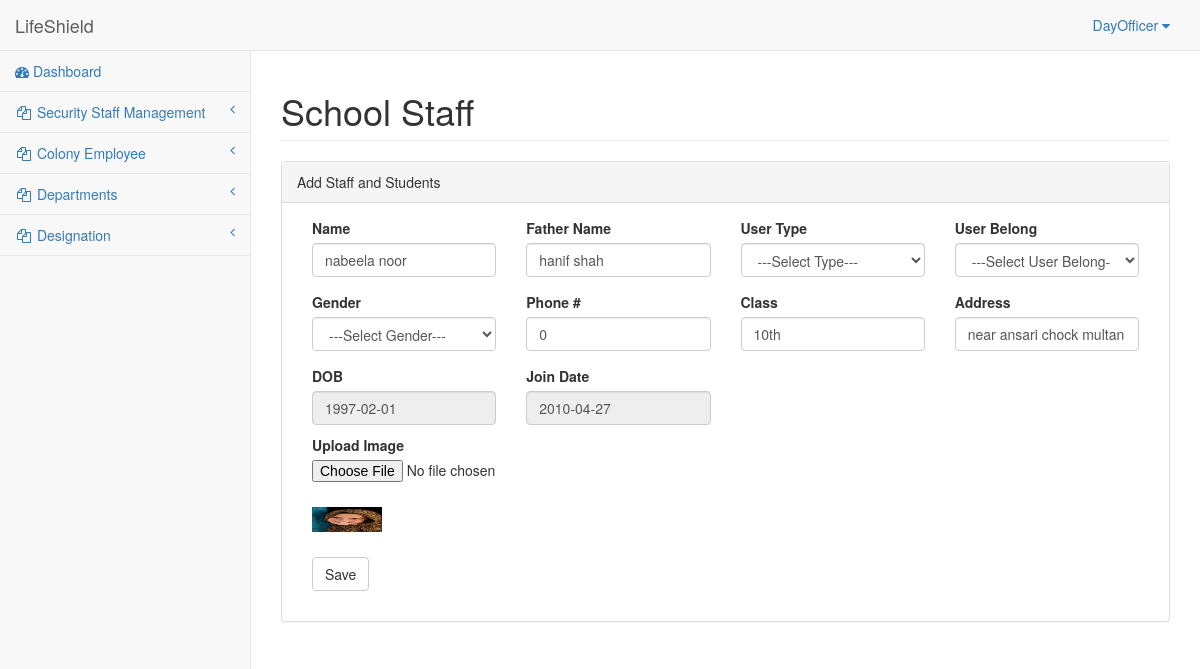
The app's page /admin/school_staff?id=47 (signed in) with its own data.
### tables this page shows
CREATE TABLE IF NOT EXISTS `school_staff` (
  `school_id` int(11) NOT NULL,
  `name` varchar(32) NOT NULL,
  `father_name` varchar(32) NOT NULL,
  `dob` date NOT NULL,
  `gender` int(11) NOT NULL,
  `class` varchar(32) NOT NULL,
  `user_type` varchar(32) NOT NULL,
  `user_belongs` varchar(32) NOT NULL,
  `phone_no` int(11) DEFAULT NULL,
  `address` varchar(255) NOT NULL,
  `join_date` date DEFAULT NULL,
  `img_name` varchar(255) NOT NULL
);

### admin/functions.php (the view, shortened to what this page needs)
<?
	include_once('config.php');
	function MySQLQuery($query)
	{
		global $conn;
		$success = mysqli_query($conn,$query);
		return $success;
	}
	function GetRecord($strTable, $strCriteria)
	{
		$strQuery = "select * from $strTable ";
		if(!empty($strCriteria))
			$strQuery .= "where $strCriteria;";
		$nResult = MySQLQuery($strQuery);
		return mysqli_fetch_array($nResult);
	}
	function TextField($strLabel, $strField, $strValue, $nMaxLength, $nDivWidth, $strClass, $bPassword="", $strExtra="")
	{
		$str = '';
		$str .="<div class='form-group m-b-0 col-lg-".$nDivWidth."'>";
		if(!empty($strLabel))
			$str .="<label>".$strLabel."</label>";
			if(empty($bPassword))
				$str .="<input type='text' class=\"$strClass\" placeholder=\"$strLabel\" name=\"$strField\" id=\"$strField\" value=\"$strValue\" maxlength='".$nMaxLength."' class=\"$strClass\" \"$strExtra\">";
			else
				$str .="<input type='password' class='form-control required' placeholder=\"$strLabel\" name=\"$strField\" id=\"$strField\" value=\"$strValue\" maxlength='".$nMaxLength."' class=\"$strClass\" \"$strExtra\">";
		$str .="</div>";
		echo $str;
	}
	function ArrayComboBox($strName, $nSelectedVal, $arr, $bIndexValue = true, $strOnChange = "", $strFirstOption = "", $strClass="", $Style="")
	{
		if(empty($strOnChange))
		{
			echo "		<select name='$strName' id='$strName' style='$Style' class='$strClass'>";
			if(!empty($strFirstOption))
			echo "<option value=''>$strFirstOption</option>";
		}
		else
		{
			echo "<select name=$strName id=$strName onChange=\"javascript: $strOnChange\" style='$Style' class=$strClass><br>";
			if(!empty($strFirstOption))
			echo "<option value=''>$strFirstOption</option>";
		}
		echo "		</select>";
	}
?>

### admin/school_staff.php (shortened to what this page needs)
<?php include_once('top.php');
	if(!empty($_GET['id']))
	{
		$GetID = mysqli_real_escape_string($conn, $_GET['id']);
		$Where = "school_id = '".(int)$GetID."'";
		$GetRow = GetRecord("school_staff", $Where);
		$name = $GetRow['name'];
		$img_name = $GetRow['img_name'];
	}
?>
<body>
    <div id="wrapper">
        <nav class="navbar navbar-default navbar-static-top" role="navigation" style="margin-bottom: 0">
        <?php include_once('header.php');?>
        <?php include_once('leftsidebar.php');?>
        </nav>
        <div id="page-wrapper">
            <div class="row">
                <div class="col-lg-12">
                    <h1 class="page-header">School Staff</h1>
                </div>
            </div>
            <div class="row">
                <div class="col-lg-12">
                    <div class="panel panel-default">
                        <div class="panel-heading">
                            Add Staff and Students
                        </div>
                        <div class="panel-body">
                            <div class="row">
                                <div class="col-lg-12">
                                    <form role="form" action="action.php" id="myForm" method="post" enctype="multipart/form-data">
                                        <?php TextField("Name", "name", $name, "50","3","form-control required"); ?>
                                        <div class="form-group col-lg-3">
                                            <label>User Type</label>
                                            <?php ArrayComboBox("user_type", $staff_type, $UserType, true, "", "---Select Type---", "required form-control", "");?>
                                       </div>
                                        <div class="form-group col-lg-3">
                                            <label>User Belong</label>
                                       </div>
                                        <div class="form-group col-lg-3">
                                            <label>Gender</label>
                                       </div>
                                        <div class="form-group m-r-15 m-t-10 col-lg-12 p-l-0">
                                            <label>Upload Image</label>
                                            <input type="file" name="fileToUpload" id="fileToUpload" class="">
                                        </div>
                                        <div class="form-group col-lg-4 m-t-10">
                                        	<?php if(!empty($GetID) && !empty($img_name)) {  ?>
                                            <img src="security_staff_images/school_staff_img/<?php echo $img_name;?>" height="25" width="70" alt="Security Staff">
                                            <?php } ?>
                                        </div>
                                        <div class="form-group col-lg-6">
                                        <button type="submit" class="btn btn-default m-t-10">Save</button>
                                        </div>
                                    </form>
                                </div>
                            </div>
                        </div>
                    </div>
                </div>
            </div>
        </div>
    </div>
    <link rel="stylesheet" href="../dist/css/default.css" type="text/css">
</body>
</html>

### admin/top.php (style rules this page uses)
.m-b-0 { margin-bottom: 0px; }
.p-l-0 { padding-left: 0px !important; }
.m-t-10 { margin-top: 10px !important; }
.m-r-15 { margin-left: 15px !important; }

### records on screen
school_staff: name "nabeela noor", father_name "hanif shah", phone_no "0", class "10th", address "near ansari chock multan", dob "1997-02-01", join_date "2010-04-27", img_name (picture)

### other values on screen
$strLabel "Name Father Name Phone # Class Address DOB Join Date"
form field user_type "---Select Type---"
form field user_belongs "---Select User Belong---"
form field Gender "---Select Gender---"
